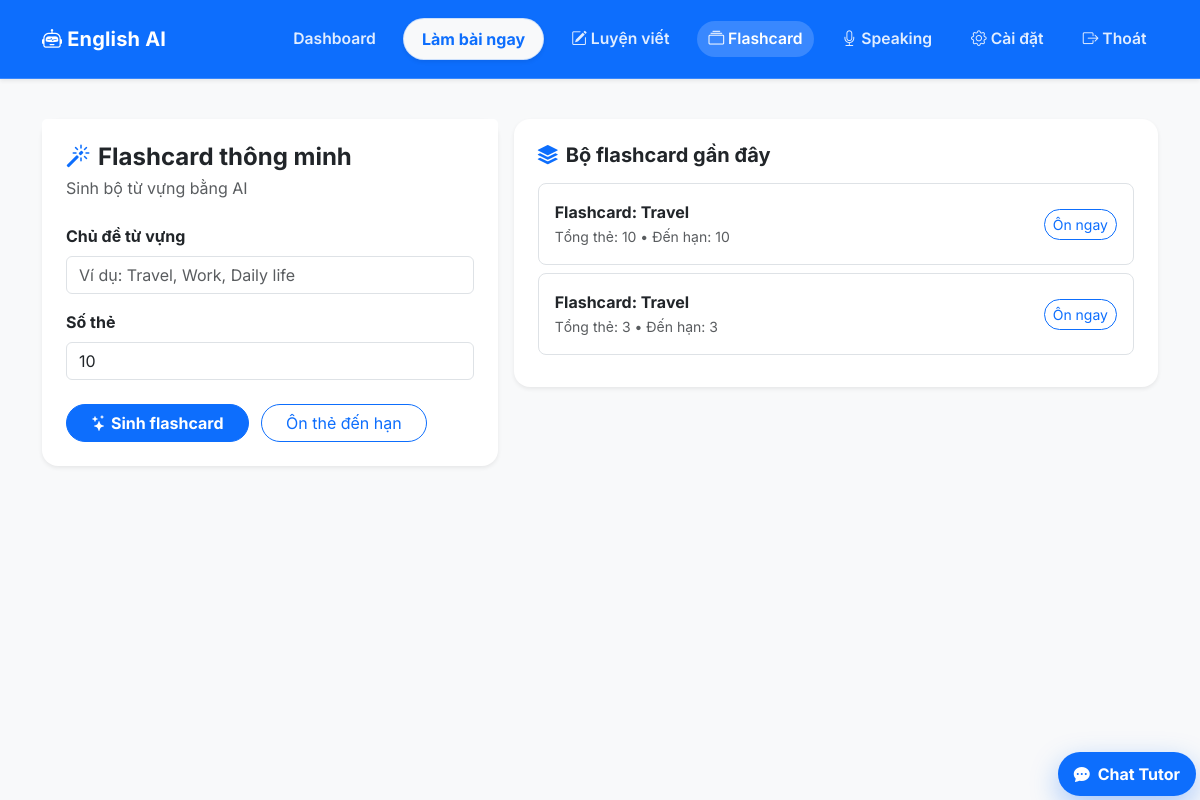
The page /flashcards/ (signed in) on the database as committed earlier.
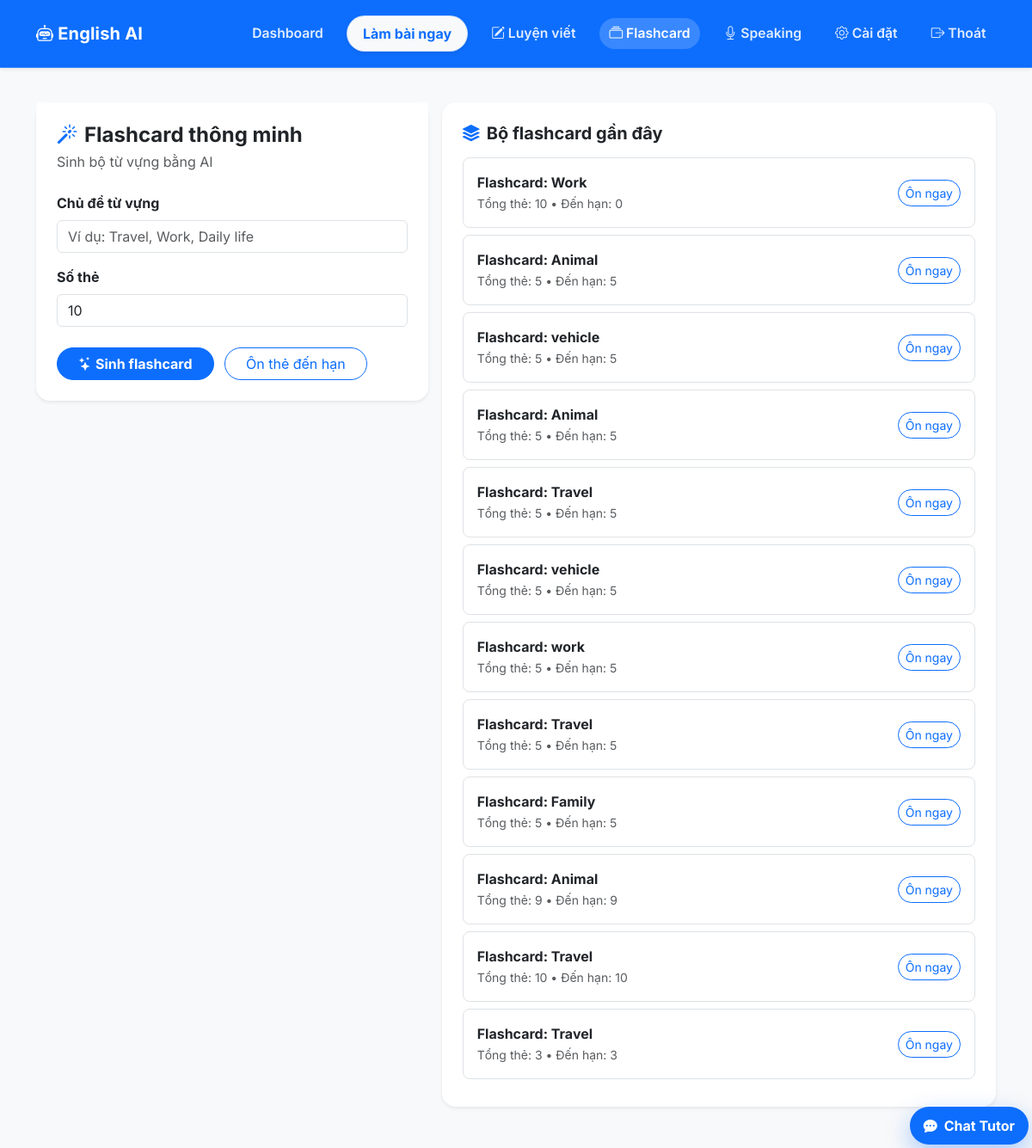
The same page on the database as committed later.
### app/models.py (models this page shows)
class FlashcardSet(db.Model):
    __tablename__ = 'flashcard_sets'
    id: Mapped[int] = mapped_column(primary_key=True)
    user_id: Mapped[int] = mapped_column(ForeignKey('users.id'), index=True)
    title: Mapped[str] = mapped_column(String(255))
    source_topic: Mapped[Optional[str]] = mapped_column(String(255))
    created_at: Mapped[datetime] = mapped_column(DateTime, default=lambda: datetime.now(timezone.utc))
    user: Mapped["User"] = relationship("User", back_populates="flashcard_sets")
    cards: Mapped[list["Flashcard"]] = relationship("Flashcard", back_populates="card_set")

### app/routes/flashcards.py (the view)
@flashcards_bp.route('/', methods=['GET'])
@login_required
def index():
    sets = db.session.execute(
        db.select(FlashcardSet)
        .where(FlashcardSet.user_id == current_user.id)
        .order_by(FlashcardSet.created_at.desc())
        .limit(12)
    ).scalars().all()
    now = datetime.utcnow()
    set_summaries = []
    for card_set in sets:
        cards = db.session.execute(
            db.select(Flashcard).where(Flashcard.set_id == card_set.id)
        ).scalars().all()
        due_count = sum(
            1
            for card in cards
            if (review_time := _as_utc_naive(card.next_review_date)) and review_time <= now
        )
        set_summaries.append({
            "set": card_set,
            "card_count": len(cards),
            "due_count": due_count,
        })
    return render_template('flashcards.html', set_summaries=set_summaries)

### app/models.py (called while the page is built)
@login.user_loader
def load_user(id: str):
    return db.session.get(User, int(id))

### app/routes/flashcards.py (called while the page is built)
def _as_utc_naive(value: datetime | None) -> datetime | None:
    if value is None:
        return None
    if value.tzinfo is None:
        return value
    return value.astimezone(timezone.utc).replace(tzinfo=None)

### app/templates/flashcards.html
{% extends 'base.html' %}
{% block content %}
<div class="row mt-4 g-3">
    <div class="col-lg-5">
        <div class="card border-0 shadow-sm rounded-4">
            <div class="card-header bg-white border-0 pt-4 pb-0 px-4">
                <h4 class="fw-bold mb-1"><i class="bi bi-magic text-primary me-2"></i>Flashcard thông minh</h4>
                <p class="text-muted mb-0">Sinh bộ từ vựng bằng AI</p>
            </div>
            <div class="card-body p-4">
                <form method="post" action="{{ url_for('flashcards.generate') }}">
                    <div class="mb-3">
                        <label class="form-label fw-bold">Chủ đề từ vựng</label>
                        <input type="text" class="form-control" name="topic"
                            placeholder="Ví dụ: Travel, Work, Daily life" required>
                    </div>
                    <div class="mb-4">
                        <label class="form-label fw-bold">Số thẻ</label>
                        <input type="number" class="form-control" name="card_count" value="10" min="3" max="20">
                    </div>
                    <button type="submit" class="btn btn-primary rounded-pill px-4 fw-bold">
                        <i class="bi bi-stars me-1"></i>Sinh flashcard
                    </button>
                    <a href="{{ url_for('flashcards.review') }}"
                        class="btn btn-outline-primary rounded-pill px-4 ms-2">Ôn thẻ đến hạn</a>
                </form>
            </div>
        </div>
    </div>
    <div class="col-lg-7">
        <div class="card border-0 shadow-sm rounded-4">
            <div class="card-body p-4">
                <h5 class="fw-bold mb-3"><i class="bi bi-stack text-primary me-2"></i>Bộ flashcard gần đây</h5>
                {% for item in set_summaries %}
                <div class="border rounded-3 p-3 mb-2">
                    <div class="d-flex justify-content-between align-items-center flex-wrap gap-2">
                        <div>
                            <div class="fw-bold">{{ item.set.title }}</div>
                            <small class="text-muted">Tổng thẻ: {{ item.card_count }} • Đến hạn: {{ item.due_count
                                }}</small>
                        </div>
                        <a href="{{ url_for('flashcards.review', set_id=item.set.id) }}"
                            class="btn btn-sm btn-outline-primary rounded-pill">Ôn ngay</a>
                    </div>
                </div>
                {% else %}
                <p class="text-muted mb-0">Chưa có bộ flashcard nào.</p>
                {% endfor %}
            </div>
        </div>
    </div>
</div>
{% endblock %}

Rows that differ between the two databases and show on the page:
added FlashcardSet: set "Flashcard: Work"
added FlashcardSet: set "Flashcard: Animal"
added FlashcardSet: set "Flashcard: vehicle"
added FlashcardSet: set "Flashcard: Animal"
added FlashcardSet: set "Flashcard: Travel"
added FlashcardSet: set "Flashcard: vehicle"
added FlashcardSet: set "Flashcard: work"
added FlashcardSet: set "Flashcard: Travel"
added FlashcardSet: set "Flashcard: Family"
added FlashcardSet: set "Flashcard: Animal"
Other text that changed with them:
new list line: "Tổng thẻ: 10 • Đến hạn: 0 Ôn ngay"
new list line: "Tổng thẻ: 5 • Đến hạn: 5 Ôn ngay"
new list line: "Tổng thẻ: 9 • Đến hạn: 9 Ôn ngay"
